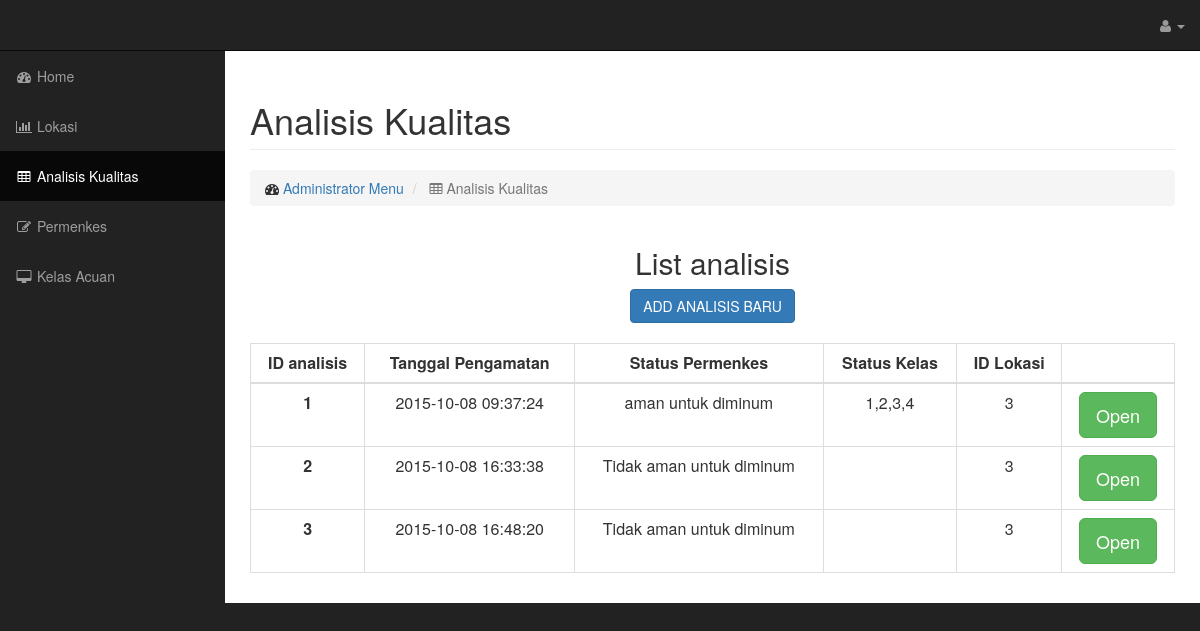
/analisis_kualitas.php, run on the app's committed database.
### tables this page shows
CREATE TABLE IF NOT EXISTS `analisis_kualitas` (
  `id_analisis` int(6) unsigned NOT NULL AUTO_INCREMENT,
  `tanggal_pengamatan` timestamp NOT NULL DEFAULT CURRENT_TIMESTAMP ON UPDATE CURRENT_TIMESTAMP,
  `status_permenkes` varchar(100) DEFAULT NULL,
  `id` int(6) DEFAULT NULL,
  `status_kelas` varchar(50) DEFAULT NULL,
  `temperatur` float DEFAULT NULL,
  `ph` float DEFAULT NULL,
  `tds` float DEFAULT NULL,
  `cadmium` float DEFAULT NULL,
  `dhl` float DEFAULT NULL,
  `bau` varchar(30) DEFAULT NULL,
  `warna` float DEFAULT NULL,
  `rasa` varchar(30) DEFAULT NULL,
  `besi` float DEFAULT NULL,
  `no2` float DEFAULT NULL,
  `fluor` float DEFAULT NULL,
  PRIMARY KEY (`id_analisis`),
  KEY `id` (`id`)
);

### analisis_kualitas.php (the view, shortened to what this page needs)
<html xmlns="http://www.w3.org/1999/xhtml" >
<!DOCTYPE html>
<html lang="en">
<head>
    <link href="css/bootstrap.min.css" rel="stylesheet">
    <link href="css/sb-Admin.css" rel="stylesheet">
    <link href="css/plugins/morris.css" rel="stylesheet">
    <link href="font-awesome/css/font-awesome.min.css" rel="stylesheet" type="text/css">
</head>
<body>
    <div id="wrapper">
        <nav class="navbar navbar-inverse navbar-fixed-top" role="navigation">
            <ul class="nav navbar-right top-nav">
                <li class="dropdown">
                    <a href="#" class="dropdown-toggle" data-toggle="dropdown"><i class="fa fa-user"></i> <?php echo @$_SESSION["user"]; ?> <b class="caret"></b></a>
                </li>
            </ul>
           <div class="collapse navbar-collapse navbar-ex1-collapse">
                <ul class="nav navbar-nav side-nav">
                    <li>
                        <a href="home.php"><i class="fa fa-fw fa-dashboard"></i> Home</a>
                    </li>
                    <li>
                        <a href="lokasi.php"><i class="fa fa-fw fa-bar-chart-o"></i> Lokasi</a>
                    </li>
                    <li   class="active">
                        <a href="analisis_kualitas.php"><i class="fa fa-fw fa-table"></i> Analisis Kualitas</a>
                    </li>
                    <li>
                        <a href="permenkes.php"><i class="fa fa-fw fa-edit"></i> Permenkes</a>
                    </li>
                    <li>
                        <a href="kelasacuan.php"><i class="fa fa-fw fa-desktop"></i> Kelas Acuan</a>
                    </li>
                </ul>
            </div>
        </nav>
        <div id="page-wrapper">
            <div class="container-fluid">
                <div class="row">
                    <div class="col-lg-12">
                        <h1 class="page-header">
                            Analisis Kualitas
                        </h1>
                        <ol class="breadcrumb">
                            <li>
                                <i class="fa fa-dashboard"></i>  <a href="#">Administrator Menu</a>
                            </li>
                            <li class="active">
                                <i class="fa fa-table"></i> Analisis Kualitas
                            </li>
                        </ol>
                    </div>
                </div>
                <div class="row">
                    <div class="col-lg-12">
                        <center><h2>List analisis</h2>
                        <div class="table-responsive">
						<center><a href="addanalisis.php" class="btn btn-primary" role="button">ADD ANALISIS BARU</a><br><br>
                            <table class="table table-bordered table-hover">
                                <thead>
                                    <tr>
                                        <th><center>ID analisis</th>
										<th><center>Tanggal Pengamatan</th>
                                        <th><center>Status Permenkes</th>
										<th><center>Status Kelas</th>
                                        <th><center>ID Lokasi</th>
										<th><center></th>
                                    </tr>
                                </thead>
								<tbody>
									<?php
										$result = mysql_query("SELECT * FROM analisis_kualitas ORDER BY tanggal_pengamatan ASC");
										while ($row = mysql_fetch_assoc($result)) {
											$id = $row['id_analisis'];
											$nama = $row['tanggal_pengamatan'];
											$isi = $row['status_permenkes'];
											$statuskelas = $row['status_kelas'];
											$alamat = $row['id'];
											echo "<tr><td><center><b>"."$id"."  </td>";
											echo "<td><center>"."$nama"."</td>";
											echo "<td><center>"."$isi"."</td>";
											echo "<td><center>"."$statuskelas"."</td>";
											echo "<td><center>"."$alamat"."</td>";
											echo "<td><center><a href=\"openanalisis.php?id=$id\"><button type=\"button\" class=\"btn btn-lg btn-success\">Open</button></a></td>";
										}
									?>
								</tbody>
                            </table>
                        </div>
                </div>
                </div>
            </div>
        </div>
    </div>
</body>
</html>

### css/sb-admin.css (style rules this page uses)
body { margin-top: 100px; background-color: #222; }
@media (min-width:768px) { body { margin-top: 50px; } }
#wrapper { padding-left: 0; }
#page-wrapper { width: 100%; padding: 0; background-color: #fff; }
@media (min-width:768px) { #wrapper { padding-left: 225px; } }
@media (min-width:768px) { #page-wrapper { padding: 10px; } }
.top-nav { padding: 0 15px; }
.top-nav>li { display: inline-block; float: left; }
.top-nav>li>a { padding-top: 15px; padding-bottom: 15px; line-height: 20px; color: #999; }
@media (min-width:768px) { .side-nav { position: fixed; top: 51px; left: 225px; width: 225px; margin-left: -225px; border: none; border-radius: 0; overflow-y: auto; background-color: #222; bottom: 0; overflow-x: hidden; padding-bottom: 40px; } }
@media (min-width:768px) { .side-nav>li>a { width: 225px; } }

### data on the page
analisis_kualitas: id_analisis "1", tanggal_pengamatan "2015-10-08 09:37:24", status_permenkes "aman untuk diminum", status_kelas "1,2,3,4", id "3"
analisis_kualitas: id_analisis "2", tanggal_pengamatan "2015-10-08 16:33:38", status_permenkes "Tidak aman untuk diminum", id "3"
analisis_kualitas: id_analisis "3", tanggal_pengamatan "2015-10-08 16:48:20", status_permenkes "Tidak aman untuk diminum", id "3"
